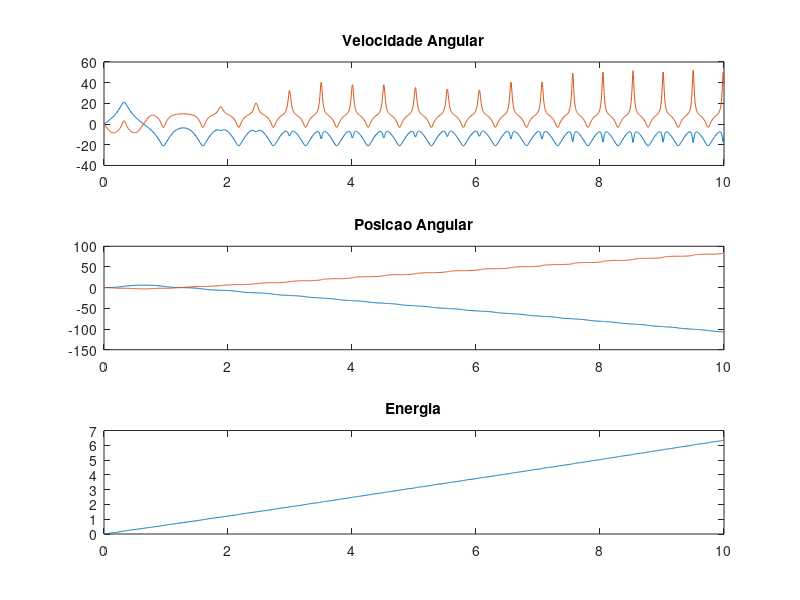

MATLAB code to generate this figure:
function main
    clear all
    clc
    teta0 = pi/18;
    teta1 = 0;
    phi1 = 0;
    phi0 = 0;
    em0 = 0;
    
    x0 = [teta1 teta0 phi1 phi0 em0];
    tspan = [0 10];
    options = odeset('Abstol', 1e-6);
    [t y] = ode45(@edos, tspan, x0, options);
    plot(t, y)
    legend('teta1', 'teta0', 'phi1', 'phi0')
    subplot(3,1,1);
    plot(t, y(:,1), t, y(:,3))
    title('Velocidade Angular')

    subplot(3,1,2);
    plot(t, y(:,2), t, y(:,4))
    title('Posicao Angular')
    
    subplot(3,1,3);
    plot(t, y(:,5))
    title('Energia')
end

function dxdt = edos(t, x)
    teta1 = x(1);
    teta0 = x(2);
    phi1 = x(3);
    phi0 = x(4);

    g = 9.81;
    rw = 0.035;
    mb = 0.6;
    mw = 0.2;
    l = 0.10;
    Iw = 1/2*mw*rw^2;
    Ib = Iw*mb/mw;
    kv = 0;

    alpha = Ib+mb*l^2;
    beta = mb*rw^2 + mw*rw^2 + Iw;
    gamma = mb*rw*l;
    epsi = mb*g*l;

    u = 0;

    a_k = gamma*cos(teta0);
    b_k = kv*teta1 - kv*phi1 + u;
    c_k = -epsi*sin(teta0);
    d_k = -gamma*phi1^2*sin(teta0);

  
    phi2 = 1/(beta - a_k^2/alpha) * (b_k-d_k+ a_k*b_k/alpha+ a_k*c_k/alpha);
    teta2 = (-1/alpha)*(a_k*phi2 + b_k + c_k);

    KbR = Ib*teta1^2/2 + mb*l^2*teta1^2/2;
    KbT = mb*rw^2*phi1^2/2+ mb*rw*l*teta1*phi1*cos(teta0);
    Ub = mb*g*l*cos(teta0);
    KwT = mw*rw^2*phi1^2/2;
    KwR = Iw*phi1^2/2;
    Em = KbR+KbT+Ub+KwT+KwR;

    dxdt = [
        teta2;
        teta1;
        phi2;
        phi1;
        Em;
    ];
end



